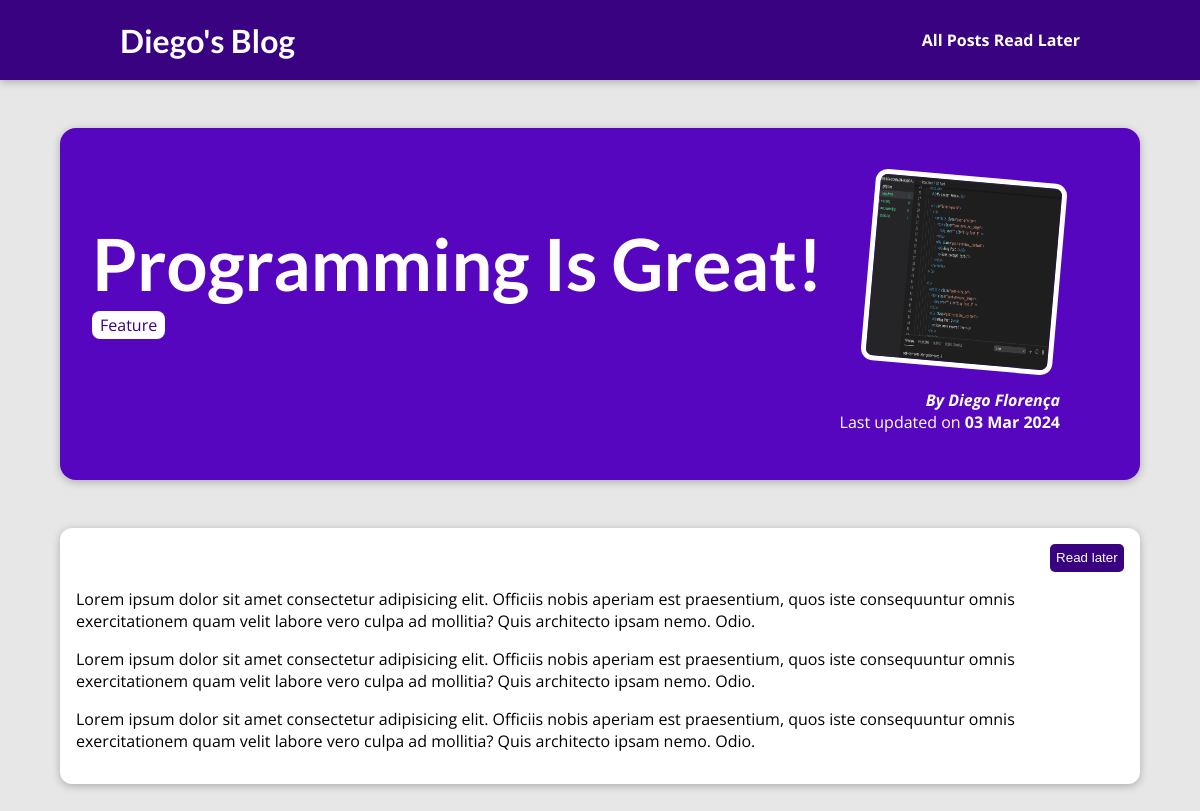
The page /posts/programming-is-great on the database its author committed.
### blog/models.py (models this page shows, shortened)
class Post(models.Model):
    title = models.CharField(max_length=150)
    excerpt = models.CharField(max_length=200)
    image = models.ImageField(upload_to="images")
    date = models.DateField(auto_now=True)
    slug = models.SlugField(unique=True, db_index=True)
    content = models.TextField(validators=[MinLengthValidator(10)])
    author = models.ForeignKey(
        Author, on_delete=models.SET_NULL, null=True, related_name="posts")
    tags = models.ManyToManyField(Tag)

class Tag(models.Model):
    caption = models.CharField(max_length=20)

class Author(models.Model):
    first_name = models.CharField(max_length=100)
    last_name = models.CharField(max_length=100)
    email = models.EmailField()
    def full_name(self):
        return f"{self.first_name} {self.last_name}"
    def __str__(self):
        return self.full_name()

### blog/views.py (the view)
# urls.py: path("posts/<slug:slug>", views.post_detail, name="post-detail-page")
def post_detail(request, slug):
    identified_post = get_object_or_404(Post, slug=slug)
    post_tags = identified_post.tags.all()
    is_read_later = request.session.get("read-later") == identified_post.id
    return render(request, "blog/post-details.html", {
        "post": identified_post,
        "tags": post_tags,
        "is_read_later": is_read_later
    })

### blog/templates/blog/post-details.html (shortened to what this page needs)
{% extends "base.html" %}
{% load static %}
{% block css_files %}
    <link rel="stylesheet" href="{% static "blog/post-detail.css" %}">
{% endblock  %}
{% block content %}
    <section id="summary">
        <h2>{{ post.title | title }}</h2>
        <div>
            {% for tag in tags %}
            <span class="tag">{{ tag.caption }}</span>
            {% endfor %}
        </div>
        <article>
            <img src="{% static "blog/"|add:post.image.url %}" alt="{{ post.title }}">
            <address>By <a href="mailto:{{ post.author.email }}">{{ post.author }}</a></address>
            <div>
                Last updated on <time>{{ post.date | date:"d M Y" }}</time>
            </div>
        </article>
    </section>
    <main>
        <div id="read-later">
            {% if is_read_later %}
                <p>Marked as read later.</p>
            {% else %}
                <form action="/posts/read-later/" method="POST">
                    <button>Read later</button>
                </form>
            {% endif %}
        </div>
        {{ post.content | linebreaks }}
    </main>
    {% endblock %}

### static/app.css (style rules this page uses)
* { box-sizing: border-box; }
html { font-family: "Open Sans", "Lato", sans-serif; }
body { margin: 0; }
h1, h2, h3 { font-family: "Lato", sans-serif; font-weight: bold; }

### blog/static/blog/post-detail.css (style rules this page uses)
body { background-color: #e7e7e7; }
#summary { margin: 8rem auto 3rem auto; padding: 2rem; width: 90%; max-width: 90rem; border-radius: 16px; background-color: #5706c0; position: relative; box-shadow: 0 2px 8px rgba(0, 0, 0, 0.25); height: 22rem; }
#summary h2 { color: white; font-size: 4.5rem; margin-bottom: 0.5rem; }
#summary article { position: absolute; top: 2rem; right: 3rem; padding: 1rem 2rem; border-radius: 12px; text-align: right; color: white; }
#summary article img { width: 12rem; height: 12rem; border-radius: 12px; transform: rotateZ(5deg); border: 5px solid white; margin-bottom: 1rem; }
#summary address { font-weight: bold; }
#summary a { color: white; text-decoration: none; }
#summary time { font-weight: bold; }
main { width: 90%; max-width: 90rem; margin: 3rem auto; background-color: white; padding: 1rem; border-radius: 12px; box-shadow: 0 2px 8px rgba(0, 0, 0, 0.25); }
.tag { background-color: white; color: #390281; padding: 0.2rem 0.5rem; border-radius: 8px; }
#read-later { display: flex; justify-content: right; }
#read-later button { background-color: #390281; color: white; border: none; border-radius: 5px; padding: 0.4rem; cursor: pointer; }

### rows shown on the page
Post: title "Programming Is Great!", image (picture), author "Diego Florença", date "03 Mar 2024", content "Lorem ipsum dolor sit amet consectetur adipisicing elit. Officiis nobis aperiam est praesentium, quos iste consequuntur omnis exercitationem quam velit labore vero culpa ad mollitia? Quis architecto ipsam nemo. Odio. Lorem ipsum dolor sit amet consectetur adipisicing elit. Officiis nobis aperiam est praesentium, quos iste consequuntur omnis exercitationem quam velit labore vero culpa ad mollitia? Quis architecto ipsam nemo. Odio. Lorem ipsum dolor sit amet consectetur adipisicing elit. Officiis nobis aperiam est praesentium, quos iste consequuntur omnis exercitationem quam velit labore vero culpa ad mollitia? Quis architecto ipsam nemo. Odio."
Tag: caption "Feature"
